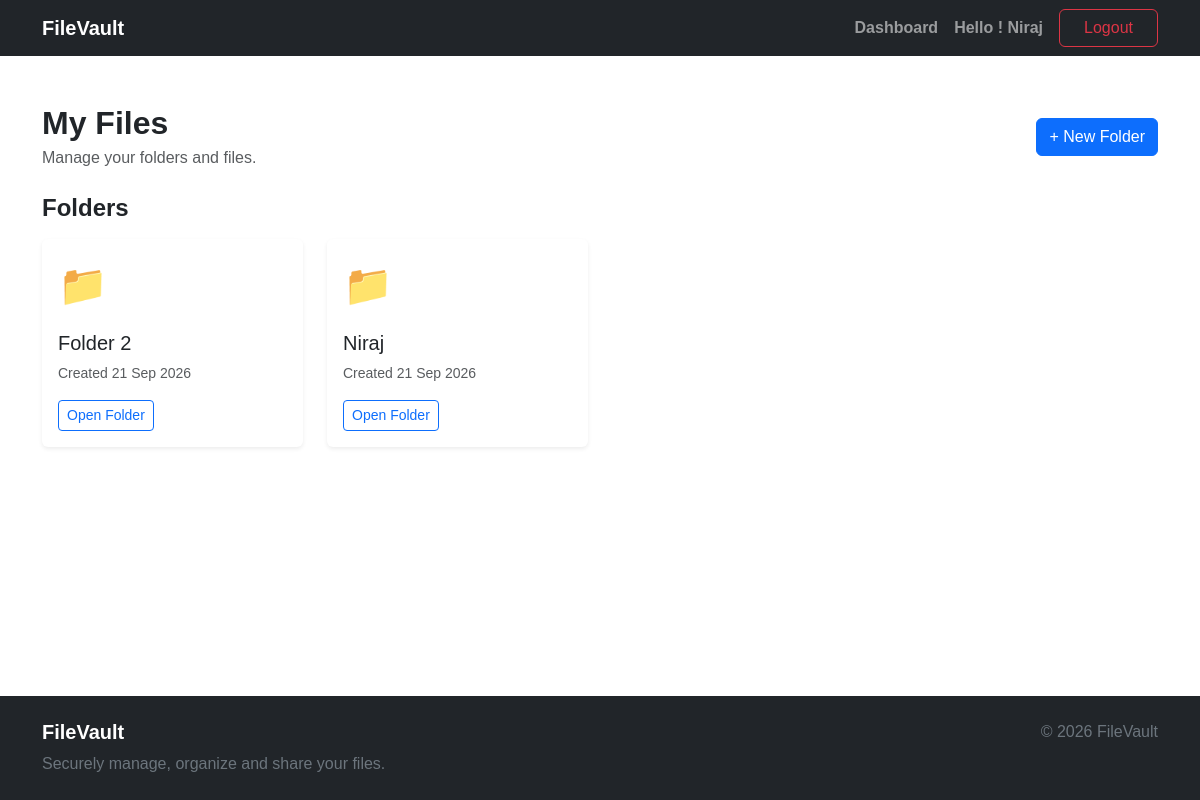
Page /storage/ (signed in) on the committed database.
### storage/models.py (models this page shows, shortened)
class Folder(models.Model):
      owner = models.ForeignKey(
            settings.AUTH_USER_MODEL,
            on_delete = models.CASCADE,
            related_name= 'folders'
      )
      name = models.CharField(max_length=255)
      parent = models.ForeignKey(
            "self",
            on_delete= models.CASCADE,
            null=True,
            blank=True,
            related_name="children"
      )
      created_at = models.DateTimeField(auto_now_add=True)
      updated_at = models.DateTimeField(auto_now=True)
      class Meta:
            ordering = ['name']
      def get_absolute_url(self):
            return reverse(
                  "storage:folder-detail",
                  kwargs={
                        "pk": self.pk,
                  },
            )

### storage/views.py (the view)
# urls.py: path("",DashboardView.as_view(),name="dashboard",),
class DashboardView(LoginRequiredMixin, ListView):
      model = Folder
      template_name = "storage/dashboard.html"
      context_object_name = "folders"
      def get_queryset(self):
            return Folder.objects.filter(
                  owner = self.request.user,
                  parent__isnull = True,
            ).order_by("name")

### storage/templates/storage/dashboard.html (shortened to what this page needs)
{% extends "base.html" %}
{% block content %}
<div class="container py-5">
      <div class="d-flex justify-content-between align-items-center mb-4">
            <div>
                  <h2 class="fw-bold mb-1">
                        My Files
                  </h2>
                  <p class="text-muted mb-0">
                        Manage your folders and files.
                  </p>
            </div>
            <a href="{% url 'storage:folder-create' %}" class="btn btn-primary">
                  + New Folder
            </a>
      </div>
      {% if folders %}
      <div class="mb-5">
            <h4 class="fw-bold mb-3">
                  Folders
            </h4>
            <div class="row g-4">
                  {% for folder in folders %}
                  <div class="col-md-4 col-lg-3">
                        <div class="card h-100 border-0 shadow-sm">
                              <div class="card-body">
                                    <div class="fs-1 mb-3">
                                          📁
                                    </div>
                                    <h5 class="card-title text-truncate">
                                          {{ folder.name }}
                                    </h5>
                                    <p class="text-muted small">
                                          Created
                                          {{ folder.created_at|date:"d M Y" }}
                                    </p>
                                    <a href="{{ folder.get_absolute_url }}" class="btn btn-outline-primary btn-sm">
                                          Open Folder
                                    </a>
                              </div>
                        </div>
                  </div>
                  {% endfor %}
            </div>
      </div>
      {% endif %}
</div>
{% endblock %}

### templates/base.html (shortened to what this page needs)
<!DOCTYPE html>
<html lang="en">
<head>
      <link href="https://cdn.jsdelivr.net/npm/bootstrap@5.3.8/dist/css/bootstrap.min.css" rel="stylesheet">
      {% load static %}
      <link rel="stylesheet" href="{% static 'css/style.css' %}">
</head>
<body class="d-flex flex-column min-vh-100">
      <nav class="navbar navbar-expand-lg navbar-dark bg-dark">
            <div class="container">
                  <a class="navbar-brand fw-bold" href="{% url 'home' %}">FileVault</a>
                  <div class="collapse navbar-collapse" id="mainNavbar">
                        <ul class="navbar-nav ms-auto align-items-lg-center">
                              {% if not user.is_authenticated %}
                              <li class="nav-item">
                                    <a class="nav-link" href="{% url 'accounts:login' %}"> Login </a>
                              </li>
                              <li class="nav-item ms-lg-2">
                                    <a class="btn btn-primary px-4" href="{% url 'accounts:register' %}">
                                          Register
                                    </a>
                              </li>
                              {% else %}
                              <li class="nav-item">
                                    <a class="nav-link fw-bold" href="{% url 'storage:dashboard' %}">
                                          Dashboard
                                    </a>
                              </li>
                              <li class="nav-item">
                                    <a class="nav-link fw-bold" href="#">
                                          Hello ! {{ user.username }}
                                    </a>
                              </li>
                              <li class="nav-item ms-lg-2">
                                    <form method="post" action="{% url 'accounts:logout' %}" class="d-inline">
                                          <button type="submit" class="btn btn-outline-danger px-4">
                                                Logout
                                          </button>
                                    </form>
                              </li>
                              {% endif %}
                        </ul>
                  </div>
            </div>
      </nav>
      <main class="flex-grow-1">
            {% block content %}
            {% endblock %}
      </main>
      <footer class="bg-dark text-white mt-auto">
            <div class="container py-4">
                  <div class="row">
                        <div class="col-md-6">
                              <h5 class="fw-bold">
                                    FileVault
                              </h5>
                              <p class="text-secondary mb-0">
                                    Securely manage, organize and share
                                    your files.
                              </p>
                        </div>
                        <div class="col-md-6 text-md-end">
                              <p class="text-secondary mb-0">
                                    © 2026 FileVault
                              </p>
                        </div>
                  </div>
            </div>
      </footer>
</body>
</html>

### static/css/style.css (style rules this page uses)
body { font-family: Arial, sans-serif; }

### rows in the picture
Folder: name "Folder 2", created_at "21 Sep 2026"
Folder: name "Niraj", created_at "21 Sep 2026"

### other values in the picture
{{ user.username }} "Niraj"
